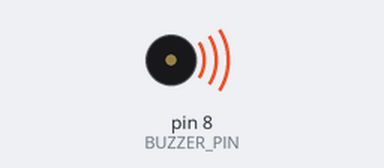
Bench run of a sketch on a simulated Arduino Uno, built with avr-gcc and run on an emulated ATmega328P. Parts: buzzer (waves = sounding). What the sketch prints to the serial monitor is not drawn.

Above: at 0.1 s.
At 5.1 s:
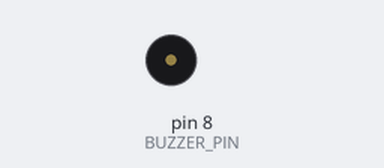
Timing chart, 0 to 6.6 s (numbered marks = the images above):
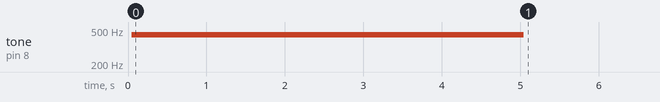

Measured:
- by itself, tone on pin 8 (BUZZER_PIN): silent → 440 Hz at 0.04 s, → silent 5.0 s later

The sketch:

task5-3-2.ino
```cpp
const int BUZZER_PIN = 8;
const float TARGET_FREQ = 440;
const unsigned long DURATION = 5000;
volatile unsigned int ocrValue;
volatile unsigned long startTime;
volatile bool buzzerState = false;

ISR(TIMER1_COMPA_vect) {
  unsigned long currentTime = millis();
  if (currentTime - startTime >= DURATION) {
    TIMSK1 &= ~(1 << OCIE1A);  // 禁用定时器比较中断
    digitalWrite(BUZZER_PIN, LOW);
    return;
  }
  buzzerState = !buzzerState;
  digitalWrite(BUZZER_PIN, buzzerState);
}

void setup() {
  pinMode(BUZZER_PIN, OUTPUT);
  digitalWrite(BUZZER_PIN, LOW);
  cli();  // 禁用全局中断
  ocrValue = (unsigned int)(F_CPU / (8.0 * TARGET_FREQ * 2) - 1);
  TCCR1A = 0;
  TCCR1B = 0;
  TCNT1  = 0;
  OCR1A = ocrValue;
  // 开启CTC模式 (比较匹配时计数器清零)
  TCCR1B |= (1 << WGM12);
  // 设置分频为8
  TCCR1B |= (1 << CS11);
  // 启用定时器比较匹配中断
  TIMSK1 |= (1 << OCIE1A);
  startTime = millis();
  sei();  // 启用全局中断
  Serial.begin(9600);
  Serial.print("开始播放440Hz音调, 持续5秒");
}

void loop() {

}
```
